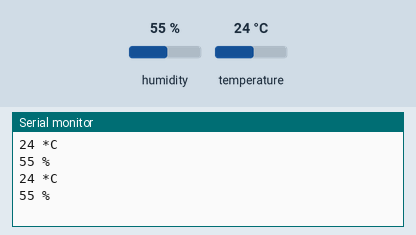
A sketch run on a simulated Arduino Uno, built with avr-gcc and run on an emulated ATmega328P. Parts: the last lines printed to the serial monitor. The inputs (shaded band) are chosen by the test bench; at power-on: humidity 55 %, temperature 24 °C.

Above: at 5.8 s.
5.9 s: humidity set to 22 %
At 11.4 s:
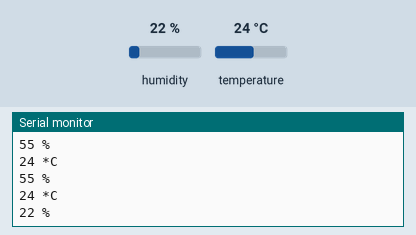
11.9 s: temperature set to 12 °C
At 16.0 s:
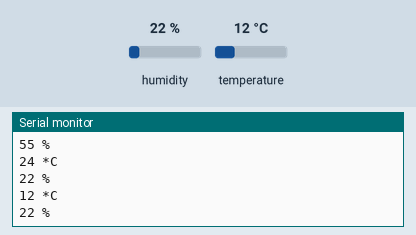
17.9 s: humidity set to 40 %
At 20.7 s:
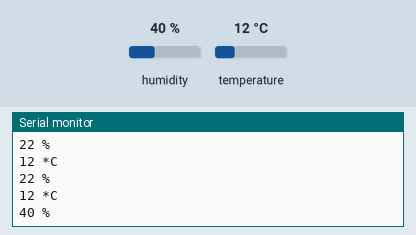
Timing chart, 0 to 22.2 s (numbered marks = the images above; inputs shaded):
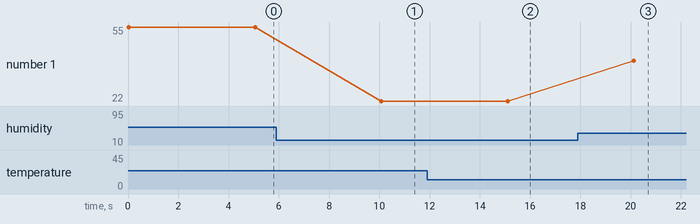

The sketch:

dht11-demo.ino
```cpp
#include <DHT.h>

#define DHTPIN 3
#define DHTTYPE DHT11
DHT dht(DHTPIN, DHTTYPE);

void setup() {
  Serial.begin(9600);
  dht.begin();

}

void loop() {
  dhtdemo();
}

void dhtdemo()
{
  long varW_Temperature = dht.readTemperature(); //Add Sensor Data Collection
  Serial.print(varW_Temperature);
  Serial.println(" *C");

  unsigned long varW_Humidity = dht.readHumidity(); //Add Sensor Data Collection
  Serial.print(varW_Humidity);
  Serial.println(" %");
  delay(5000);
}
```

Measured:
- after the input at 5.9 s, the serial monitor: prints a new line after 4.2 s (image 1)
- after the input at 11.9 s, the serial monitor: prints a new line after 3.2 s (image 2)
- after the input at 17.9 s, the serial monitor: prints a new line after 2.2 s (image 3)
- plotted number 1: 55 → 22 after the input at 5.9 s, 22 → 40 after the input at 17.9 s
